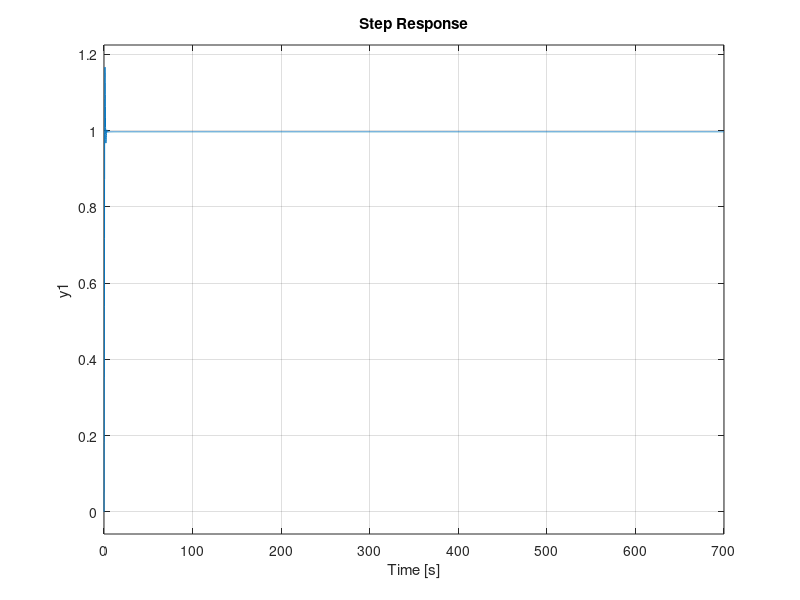

Recreate this plot in MATLAB. (Note: this script raises an error after producing the figure.)
s=tf('s');
z=tf('z',0.1);
Gps = 16/((s+0.25)*(s+4));
Hs = 400/(s+400);
GpHs = Gps*Hs;
GpHz = c2d(GpHs,0.1);
GpHzpz = zpk(GpHz)
w=(1+0.05*s)/(1-0.05*s);
GpHw=(0.066531*(w+0.9555)*(w+0.001039))/(w*(w-0.9753)*(w-0.6703));
GpHwpz=zpk(GpHw);
GpHwpzsimp=minreal(GpHwpz);
gainK = 19.37;
margin(gainK*GpHwpzsimp)
Dw=19.37*((4.02*s+1)/(105.73*s+1));
Dz=c2d(Dw,0.1,'tustin');
Dzpz=zpk(Dz)
controlado=GpHzpz*Dz;
margin(controlado)

Gpz = c2d(Gps,0.1);
step((Gpz*Dz)/(1+controlado))
stepinfo((Gpz*Dz)/(1+controlado))
